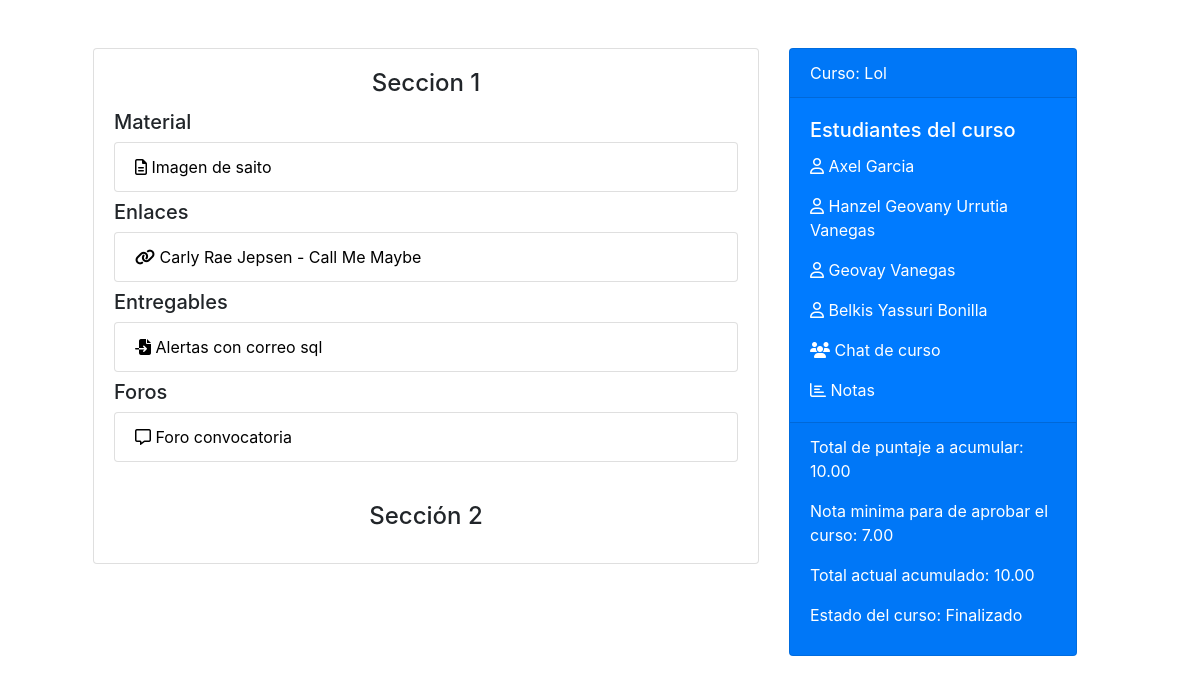
The app's page /curso/22, older data.
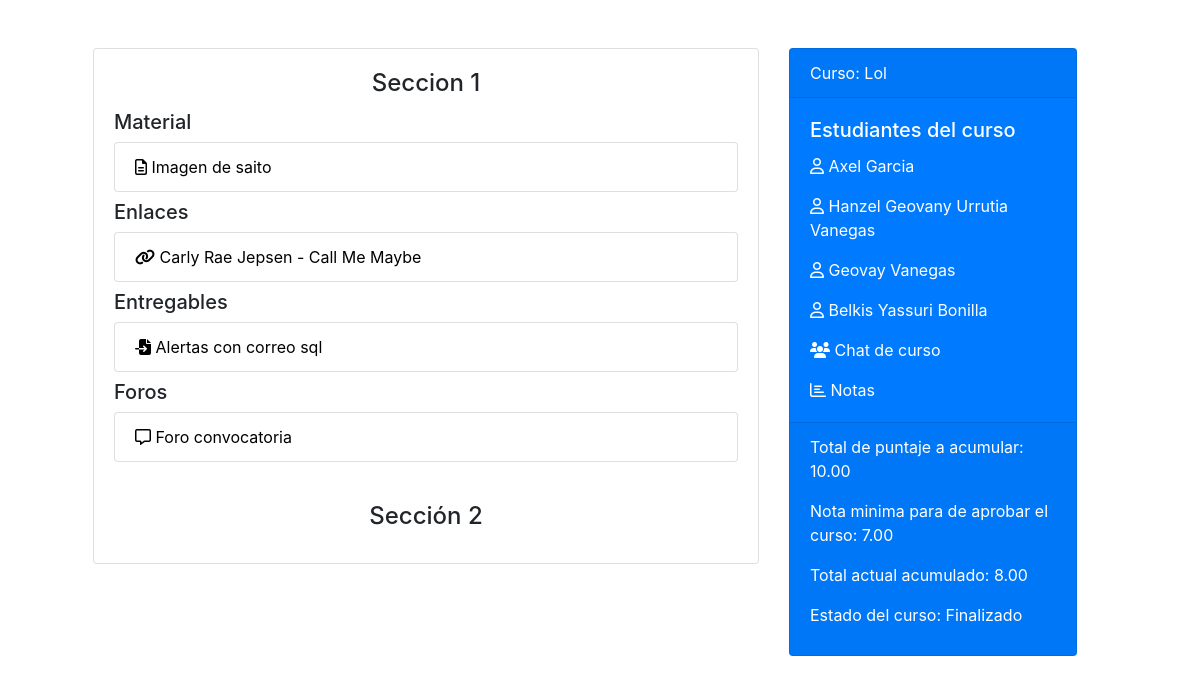
The same page, newer data.
### PortAll50/models.py (models this page shows, shortened)
class Curso(models.Model):
    nombre_curso = models.CharField(max_length=60)
    cuentas = models.ManyToManyField(User, related_name="cursos_inscritos", null=True) #identifica participantes
    propietario = models.ForeignKey(User, on_delete=CASCADE, related_name="cursos_creados")
    imagen = models.ImageField(upload_to='cursos/', null = True) #investigar upload_to
    ESTADO_CURSO = [("0", "Preparando"), ("1", "Activo"), ("2", "Finalizo")]
    estado_curso = models.CharField(choices=ESTADO_CURSO, max_length=1, default="0")
    cantidad_minima = models.DecimalField(decimal_places=2, max_digits=5, null=True)
    total_acumular = models.DecimalField(decimal_places=2, max_digits=5, null=True)
    actual_acumulado = models.DecimalField(decimal_places=2, max_digits=5, default=0)
    class Meta:
        verbose_name_plural = "Curso"

### PortAll50/views.py (the view)
# urls.py: path("curso/<int:id_curso>", views.curso, name="curso"),
def curso(request, id_curso):
    curso = Curso.objects.get(id=id_curso)
    context = {
        "curso": curso
    }
    return render(request, "PortAll50/curso.html", context)

### PortAll50/templates/portall50/curso.html (shortened to what the changed rows need)
{% extends 'base.html' %}
{% load bootstrap4 %}
{% load static %}
{% block main %}
    <div class="container">
        <div class="row">
            <div class="col-lg-4">
                <div class="card text-white bg-primary mb-3" style="max-width: 18rem;">
                    <div class="card-header">Curso: {{curso.nombre_curso}}</div>
                    <div class="card-body">
                        <h5 class="card-title">Estudiantes del curso</h5>
                        {% for participante in curso.cuentas.all %}
                            <p class="card-text"><a href="{% url 'mensaje' participante.id %}"><i class="far fa-user"></i> {{participante.first_name}} {{participante.last_name}}</a></p>
                       {% endfor %}
                        <p class="card-text"><a href="{% url 'chatCurso' curso.id %}"><i class="fas fa-users"></i> Chat de curso</a></p>
                        <p class="card-text"><a href="{% url 'notasCurso' curso.id %}"><i class="far fa-chart-bar"></i> Notas</a></p>
                    </div>
                    <div class="card-footer">
                        <p>Total de puntaje a acumular: {{curso.total_acumular}}</p>
                        <p>Nota minima para de aprobar el curso: {{curso.cantidad_minima}}</p>
                        <p>Total actual acumulado: {{curso.actual_acumulado}}</p>
                        {% if curso.estado_curso == "2" %}
                            <p>Estado del curso: Finalizado</p>
                        {% else %}
                            <p>Estado del curso: Cursando</p>
                        {% endif %}
                    </div>
                </div>
            </div>
        </div>
    </div>
{% endblock %}

Row changes from the older to the newer data that the page shows:
changed Curso "Lol": actual_acumulado "10.00" → "8.00"
